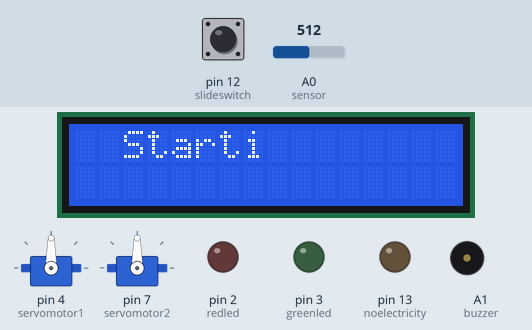
Bench run of a sketch on a simulated Arduino Uno, built with avr-gcc and run on an emulated ATmega328P. On the bench: 2 × servo, 16×2 character LCD, output pins drawn as LEDs (lit = HIGH), buzzer (waves = sounding). The test bench sets the inputs (shaded band); at power-on: A0 (sensor) = 512, pin 12 (slideswitch) HIGH. What the sketch prints to the serial monitor is not drawn.

Above: at 1.2 s.
1.3 s: A0 (sensor) set to 419
At 2.4 s:
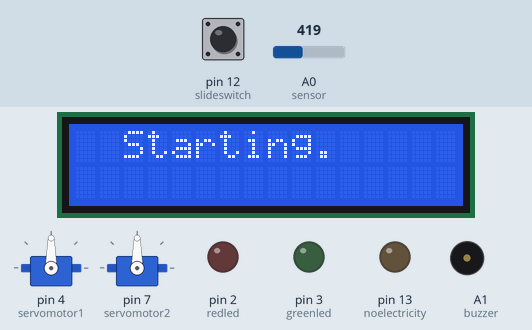
6.1 s: A0 (sensor) set to 388
At 6.9 s:
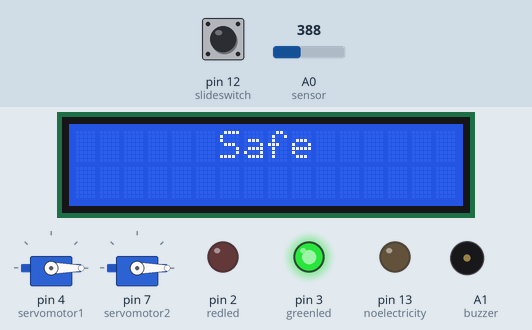
12.1 s: pin 12 (slideswitch) pulled LOW for 2.95 s
At 15.6 s:
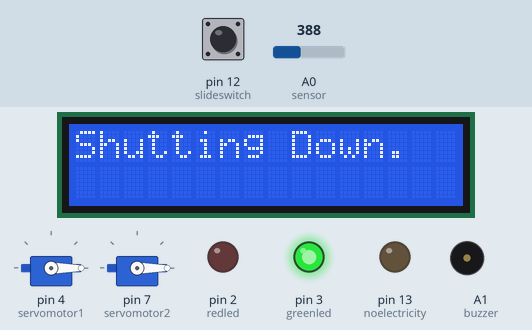
20.8 s: A0 (sensor) set to 390
Timing chart, 0 to 25.2 s (numbered marks = the images above; inputs shaded):
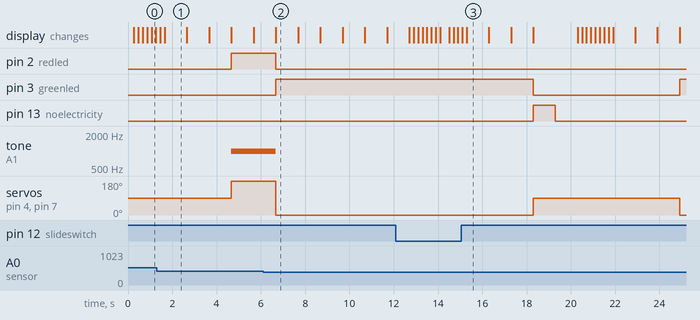

Measured:
- the behaviour switches between 401 and 400 on A0 (sensor) (found by bisection; images 1 and 2)
- after the input at 6.1 s, pin 2 (redled): HIGH → LOW after 0.57 s; pin 3 (greenled): LOW → HIGH after 0.57 s; tone on A1 (buzzer): 1000 Hz → silent after 0.57 s; servo on pin 4 (servomotor1), servo on pin 7 (servomotor2): 180° → 0° after 0.58 s; the display: changes after 0.58 s (image 2)
- after the input at 12.1 s, pin 3 (greenled): HIGH → LOW after 6.2 s; pin 13 (noelectricity): LOW → HIGH after 6.2 s, → LOW 1.0 s later; servo on pin 4 (servomotor1), servo on pin 7 (servomotor2): 0° → 90° after 6.2 s; the display: first changes after 0.60 s (image 3 shows a later state)
- what the display in image 2 shows lasts 1.0 s, from 6.7 s to 7.7 s

The sketch:

Arduino_Code.ino
```cpp
#include <LiquidCrystal.h>
LiquidCrystal lcd(5,6,8,9,10,11);

int redled = 2;
int greenled = 3;
int sensor = A0;
int buzzer = A1;
int sensorThresh = 400;
int slideswitch = 12;
int noelectricity = 13;
int checker, controller = 0;
char start[] = {'S', 't', 'a', 'r', 't', 'i', 'n', 'g'};
char loading[] = {'.', '.', '.'};
char shutdown[] = {'S', 'h', 'u', 't', 't', 'i', 'n', 'g', ' ', 'D', 'o', 'w', 'n'};

#include <Servo.h>
Servo servomotor1;
Servo servomotor2;

void setup()
{
pinMode(redled,OUTPUT);
pinMode(greenled,OUTPUT);
pinMode(buzzer,OUTPUT);
pinMode(sensor,INPUT);
pinMode(slideswitch,INPUT);
pinMode(noelectricity,OUTPUT);
servomotor1.attach(4);
servomotor2.attach(7);
Serial.begin(9600);
lcd.begin(16,2);
}
void loop()
{
  int counter;
  counter= digitalRead(slideswitch);
  if(counter==0)
     {
    lcd.clear();
    Stop();
  }
  else
  {
  Start();
  }
 }
void Start()
{
  controller++;
  if(checker==0)
  {
   checker++;
   lcd.setCursor(2,0);
 for (byte i=0; i<8; i++)
 {
   lcd.write(start[i]);
   delay(200);
 }
   lcd.setCursor(10,0);
for (byte i=0; i<3; i++)
 {
   lcd.write(loading[i]);
   delay(1000);
 }
   lcd.clear();
  }
  int analogValue = analogRead(sensor);
  Serial.print(analogValue);
  if(analogValue>sensorThresh)
  {
    digitalWrite(redled,HIGH);
    digitalWrite(greenled,LOW);
    tone(buzzer,1000,10000);
    servomotor1.write(180);
    servomotor2.write(180);
    lcd.clear();
    lcd.setCursor(3,0);
    lcd.print("Gas Alarm");
    delay(1000);
    lcd.clear();
    lcd.setCursor(2,1);
    lcd.print("Fire Danger");
    delay(1000);
  }
  else
  {
    digitalWrite(greenled,HIGH);
    digitalWrite(redled,LOW);
    noTone(buzzer);
    servomotor1.write(0);
    servomotor2.write(0);
    lcd.clear();
    lcd.setCursor(6,0);
    lcd.print("Safe");
    delay(1000);
    lcd.clear();
    lcd.setCursor(0,1);
    lcd.print("Completely Clear");
    delay(1000);
  }
}
void Stop()
{
  if(controller != 0)
  {
   controller=0;
   for (byte i=0; i<13; i++)
 {
  lcd.write(shutdown[i]);
  delay(200);
 }
  lcd.setCursor(13,0);
  for (byte i=0; i<3; i++)
 {
  lcd.write(loading[i]);
  delay(1000);
 }
   }
  checker=0;
  lcd.clear();
  digitalWrite(2, LOW);
  digitalWrite(3, LOW);
  noTone(buzzer);
  servomotor1.write(90);
  servomotor2.write(90);
  digitalWrite(13, HIGH);
  delay(1000);
  digitalWrite(13, LOW);
  delay(1000);
}
```
